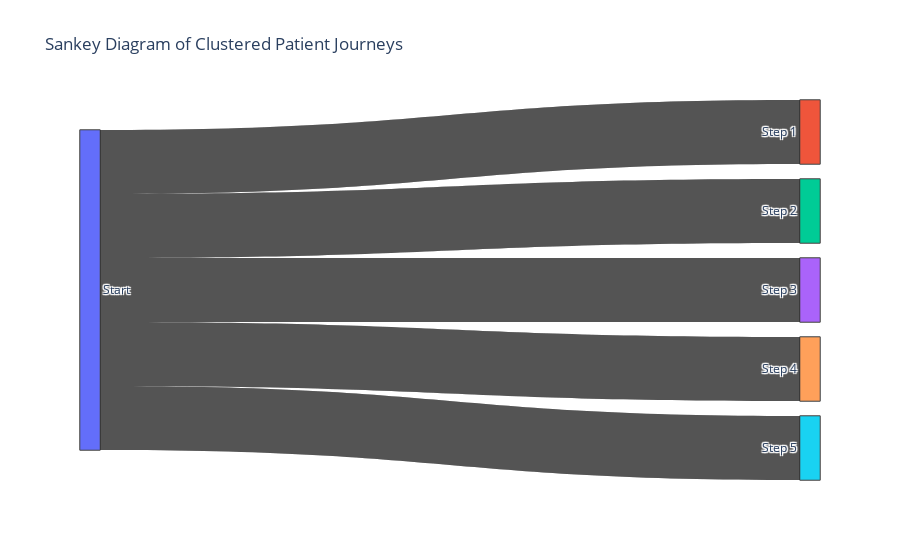

Here is the notebook cell this chart was saved with:
### Code cell
import plotly.graph_objects as go
import numpy as np

# Ensure clusters is a NumPy array of integers
clusters = np.array(clusters, dtype=int)

# Verify the number of clusters
num_clusters = len(np.unique(clusters))

trace_sentences = np.array(trace_sentences)
# print(trace_sentences)

# Sample patient journey per cluster
sample_traces = {i: trace_sentences[clusters == i][:num_clusters] for i in range(num_clusters)}

# Create Sankey diagram
fig = go.Figure()
for i, (cluster, traces) in enumerate(sample_traces.items()):
    fig.add_trace(go.Sankey(
        node=dict(
            pad=15, thickness=20,
            label=['Start'] + [f'Step {j+1}' for j in range(len(traces[0].split()))]
        ),
        link=dict(
            source=[0] * len(traces),
            target=list(range(1, len(traces[0].split()) + 1)),
            value=[1] * len(traces)
        )
    ))

fig.update_layout(title_text="Sankey Diagram of Clustered Patient Journeys")
fig.show()

### Figure 1 — Plotly figure (JSON) as saved in the notebook; plotly's stock layout.template omitted (floating-point values rounded to 4 significant figures)
{"data": [{"link": {"source": [0, 0, 0, 0, 0], "target": [1, 2, 3, 4, 5, 6, 7, 8, 9, 10, 11, 12, 13, 14, 15, 16, 17, 18, 19, 20, 21, 22, 23, 24, 25, 26, 27, 28, 29, 30, 31, 32], "value": [1, 1, 1, 1, 1]}, "node": {"label": ["Start", "Step 1", "Step 2", "Step 3", "Step 4", "Step 5", "Step 6", "Step 7", "Step 8", "Step 9", "Step 10", "Step 11", "Step 12", "Step 13", "Step 14", "Step 15", "Step 16", "Step 17", "Step 18", "Step 19", "Step 20", "Step 21", "Step 22", "Step 23", "Step 24", "Step 25", "Step 26", "Step 27", "Step 28", "Step 29", "Step 30", "Step 31", "Step 32"], "pad": 15, "thickness": 20}, "type": "sankey"}, {"link": {"source": [0, 0, 0, 0, 0], "target": [1, 2, 3, 4, 5, 6, 7, 8, 9, 10, 11, 12, 13, 14], "value": [1, 1, 1, 1, 1]}, "node": {"label": ["Start", "Step 1", "Step 2", "Step 3", "Step 4", "Step 5", "Step 6", "Step 7", "Step 8", "Step 9", "Step 10", "Step 11", "Step 12", "Step 13", "Step 14"], "pad": 15, "thickness": 20}, "type": "sankey"}, {"link": {"source": [0, 0, 0, 0, 0], "target": [1, 2, 3, 4, 5, 6, 7, 8, 9, 10, 11, 12, 13, 14, 15, 16, 17, 18, 19, 20, 21, 22, 23, 24, 25, 26, 27, 28, 29, 30, 31, 32, 33, 34, 35, 36, 37, 38, 39, 40], "value": [1, 1, 1, 1, 1]}, "node": {"label": ["Start", "Step 1", "Step 2", "Step 3", "Step 4", "Step 5", "Step 6", "Step 7", "Step 8", "Step 9", "Step 10", "Step 11", "Step 12", "Step 13", "Step 14", "Step 15", "Step 16", "Step 17", "Step 18", "Step 19", "Step 20", "Step 21", "Step 22", "Step 23", "Step 24", "Step 25", "Step 26", "Step 27", "Step 28", "Step 29", "Step 30", "Step 31", "Step 32", "Step 33", "Step 34", "Step 35", "Step 36", "Step 37", "Step 38", "Step 39", "Step 40"], "pad": 15, "thickness": 20}, "type": "sankey"}, {"link": {"source": [0, 0, 0, 0, 0], "target": [1, 2, 3, 4, 5, 6, 7, 8, 9, 10, 11, 12, 13, 14, 15, 16, 17, 18, 19, 20, 21, 22, 23, 24, 25, 26, 27, 28, 29, 30, 31, 32, 33, 34, 35, 36, 37, 38, 39, 40, 41, 42, 43, 44, 45, 46, 47, 48, 49, 50, 51, 52, 53, 54, 55, 56, 57, 58, 59, 60, 61, 62, 63, 64, 65, 66, 67, 68, 69, 70, 71, 72, 73, 74, 75, 76, 77, 78, 79, 80, 81, 82, 83, 84, 85, 86, 87, 88, 89, 90, 91, 92, 93], "value": [1, 1, 1, 1, 1]}, "node": {"label": ["Start", "Step 1", "Step 2", "Step 3", "Step 4", "Step 5", "Step 6", "Step 7", "Step 8", "Step 9", "Step 10", "Step 11", "Step 12", "Step 13", "Step 14", "Step 15", "Step 16", "Step 17", "Step 18", "Step 19", "Step 20", "Step 21", "Step 22", "Step 23", "Step 24", "Step 25", "Step 26", "Step 27", "Step 28", "Step 29", "Step 30", "Step 31", "Step 32", "Step 33", "Step 34", "Step 35", "Step 36", "Step 37", "Step 38", "Step 39", "Step 40", "Step 41", "Step 42", "Step 43", "Step 44", "Step 45", "Step 46", "Step 47", "Step 48", "Step 49", "Step 50", "Step 51", "Step 52", "Step 53", "Step 54", "Step 55", "Step 56", "Step 57", "Step 58", "Step 59", "Step 60", "Step 61", "Step 62", "Step 63", "Step 64", "Step 65", "Step 66", "Step 67", "Step 68", "Step 69", "Step 70", "Step 71", "Step 72", "Step 73", "Step 74", "Step 75", "Step 76", "Step 77", "Step 78", "Step 79", "Step 80", "Step 81", "Step 82", "Step 83", "Step 84", "Step 85", "Step 86", "Step 87", "Step 88", "Step 89", "Step 90", "Step 91", "Step 92", "Step 93"], "pad": 15, "thickness": 20}, "type": "sankey"}, {"link": {"source": [0, 0, 0, 0, 0], "target": [1, 2, 3, 4, 5, 6, 7, 8, 9, 10, 11, 12, 13, 14, 15, 16, 17, 18, 19, 20, 21, 22, 23, 24, 25, 26, 27], "value": [1, 1, 1, 1, 1]}, "node": {"label": ["Start", "Step 1", "Step 2", "Step 3", "Step 4", "Step 5", "Step 6", "Step 7", "Step 8", "Step 9", "Step 10", "Step 11", "Step 12", "Step 13", "Step 14", "Step 15", "Step 16", "Step 17", "Step 18", "Step 19", "Step 20", "Step 21", "Step 22", "Step 23", "Step 24", "Step 25", "Step 26", "Step 27"], "pad": 15, "thickness": 20}, "type": "sankey"}], "layout": {"title": {"text": "Sankey Diagram of Clustered Patient Journeys"}}}
